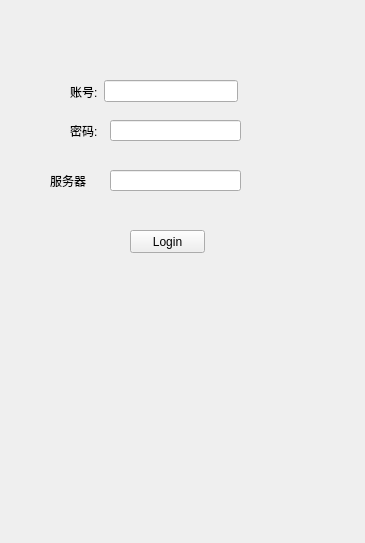
<?xml version="1.0" encoding="UTF-8"?>
<ui version="4.0">
 <class>Widget</class>
 <widget class="QWidget" name="Widget">
  <property name="geometry">
   <rect>
    <x>0</x>
    <y>0</y>
    <width>365</width>
    <height>543</height>
   </rect>
  </property>
  <property name="windowTitle">
   <string>Widget</string>
  </property>
  <widget class="QPushButton" name="btnLogin">
   <property name="geometry">
    <rect>
     <x>130</x>
     <y>230</y>
     <width>75</width>
     <height>23</height>
    </rect>
   </property>
   <property name="text">
    <string>Login</string>
   </property>
  </widget>
  <widget class="QWidget" name="layoutWidget">
   <property name="geometry">
    <rect>
     <x>70</x>
     <y>80</y>
     <width>168</width>
     <height>23</height>
    </rect>
   </property>
   <layout class="QHBoxLayout" name="horizontalLayout">
    <item>
     <widget class="QLabel" name="label">
      <property name="text">
       <string>账号:</string>
      </property>
     </widget>
    </item>
    <item>
     <widget class="QLineEdit" name="editAccount"/>
    </item>
   </layout>
  </widget>
  <widget class="QLabel" name="label_2">
   <property name="geometry">
    <rect>
     <x>70</x>
     <y>120</y>
     <width>31</width>
     <height>21</height>
    </rect>
   </property>
   <property name="text">
    <string>密码:</string>
   </property>
  </widget>
  <widget class="QLineEdit" name="editPasswd">
   <property name="geometry">
    <rect>
     <x>110</x>
     <y>120</y>
     <width>131</width>
     <height>21</height>
    </rect>
   </property>
  </widget>
  <widget class="QLabel" name="label_3">
   <property name="geometry">
    <rect>
     <x>50</x>
     <y>170</y>
     <width>51</width>
     <height>21</height>
    </rect>
   </property>
   <property name="text">
    <string>服务器</string>
   </property>
  </widget>
  <widget class="QLineEdit" name="editServer">
   <property name="geometry">
    <rect>
     <x>110</x>
     <y>170</y>
     <width>131</width>
     <height>21</height>
    </rect>
   </property>
  </widget>
 </widget>
 <resources/>
 <connections/>
</ui>
